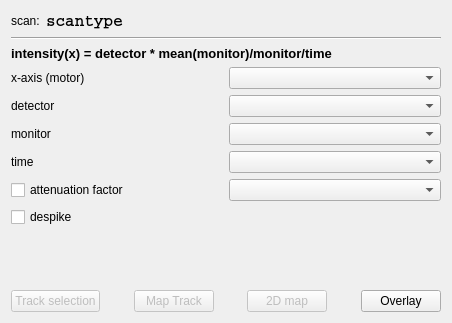
<?xml version="1.0" encoding="UTF-8"?>
<ui version="4.0">
 <class>Form</class>
 <widget class="QWidget" name="Form">
  <property name="geometry">
   <rect>
    <x>0</x>
    <y>0</y>
    <width>452</width>
    <height>323</height>
   </rect>
  </property>
  <property name="windowTitle">
   <string>Form</string>
  </property>
  <layout class="QGridLayout" name="gridLayout">
   <item row="0" column="0">
    <layout class="QVBoxLayout" name="verticalLayout">
     <item>
      <layout class="QHBoxLayout" name="horizontalLayout_16">
       <item>
        <widget class="QLabel" name="label_2">
         <property name="text">
          <string>scan:</string>
         </property>
        </widget>
       </item>
       <item>
        <widget class="QLabel" name="scantype">
         <property name="font">
          <font>
           <family>Courier</family>
           <pointsize>12</pointsize>
           <weight>75</weight>
           <bold>true</bold>
          </font>
         </property>
         <property name="text">
          <string>scantype</string>
         </property>
        </widget>
       </item>
       <item>
        <spacer name="horizontalSpacer_3">
         <property name="orientation">
          <enum>Qt::Horizontal</enum>
         </property>
         <property name="sizeHint" stdset="0">
          <size>
           <width>40</width>
           <height>20</height>
          </size>
         </property>
        </spacer>
       </item>
      </layout>
     </item>
     <item>
      <widget class="Line" name="line">
       <property name="orientation">
        <enum>Qt::Horizontal</enum>
       </property>
      </widget>
     </item>
     <item>
      <widget class="QLabel" name="label">
       <property name="font">
        <font>
         <pointsize>10</pointsize>
         <weight>75</weight>
         <bold>true</bold>
        </font>
       </property>
       <property name="text">
        <string>intensity(x) = detector * mean(monitor)/monitor/time</string>
       </property>
      </widget>
     </item>
     <item>
      <layout class="QHBoxLayout" name="horizontalLayout_2">
       <item>
        <widget class="QLabel" name="label_3">
         <property name="text">
          <string>x-axis (motor)</string>
         </property>
        </widget>
       </item>
       <item>
        <widget class="QComboBox" name="motorCB">
         <property name="sizePolicy">
          <sizepolicy hsizetype="Minimum" vsizetype="Fixed">
           <horstretch>0</horstretch>
           <verstretch>0</verstretch>
          </sizepolicy>
         </property>
        </widget>
       </item>
      </layout>
     </item>
     <item>
      <layout class="QHBoxLayout" name="horizontalLayout_3">
       <item>
        <widget class="QLabel" name="label_10">
         <property name="text">
          <string>detector</string>
         </property>
        </widget>
       </item>
       <item>
        <widget class="QComboBox" name="observableDetectorCB">
         <property name="sizePolicy">
          <sizepolicy hsizetype="Minimum" vsizetype="Fixed">
           <horstretch>0</horstretch>
           <verstretch>0</verstretch>
          </sizepolicy>
         </property>
        </widget>
       </item>
      </layout>
     </item>
     <item>
      <layout class="QHBoxLayout" name="horizontalLayout_4">
       <item>
        <widget class="QLabel" name="label_11">
         <property name="text">
          <string>monitor</string>
         </property>
        </widget>
       </item>
       <item>
        <widget class="QComboBox" name="observableMonitorCB">
         <property name="sizePolicy">
          <sizepolicy hsizetype="Preferred" vsizetype="Minimum">
           <horstretch>0</horstretch>
           <verstretch>0</verstretch>
          </sizepolicy>
         </property>
        </widget>
       </item>
      </layout>
     </item>
     <item>
      <layout class="QHBoxLayout" name="horizontalLayout_6">
       <item>
        <widget class="QLabel" name="label_13">
         <property name="text">
          <string>time</string>
         </property>
        </widget>
       </item>
       <item>
        <widget class="QComboBox" name="observableTimeCB">
         <property name="sizePolicy">
          <sizepolicy hsizetype="Preferred" vsizetype="Minimum">
           <horstretch>0</horstretch>
           <verstretch>0</verstretch>
          </sizepolicy>
         </property>
        </widget>
       </item>
      </layout>
     </item>
     <item>
      <layout class="QHBoxLayout" name="horizontalLayout_5">
       <item>
        <widget class="QCheckBox" name="observableAttFaccheck">
         <property name="text">
          <string>attenuation factor</string>
         </property>
        </widget>
       </item>
       <item>
        <widget class="QComboBox" name="observableAttFacCB">
         <property name="sizePolicy">
          <sizepolicy hsizetype="Preferred" vsizetype="Minimum">
           <horstretch>0</horstretch>
           <verstretch>0</verstretch>
          </sizepolicy>
         </property>
        </widget>
       </item>
      </layout>
     </item>
     <item>
      <widget class="QCheckBox" name="despikeCheckBox">
       <property name="text">
        <string>despike</string>
       </property>
       <property name="tristate">
        <bool>false</bool>
       </property>
      </widget>
     </item>
     <item>
      <spacer name="verticalSpacer">
       <property name="orientation">
        <enum>Qt::Vertical</enum>
       </property>
       <property name="sizeHint" stdset="0">
        <size>
         <width>20</width>
         <height>40</height>
        </size>
       </property>
      </spacer>
     </item>
     <item>
      <layout class="QHBoxLayout" name="horizontalLayout">
       <item>
        <widget class="QPushButton" name="trackData">
         <property name="enabled">
          <bool>false</bool>
         </property>
         <property name="text">
          <string>Track selection</string>
         </property>
        </widget>
       </item>
       <item>
        <spacer name="horizontalSpacer_6">
         <property name="orientation">
          <enum>Qt::Horizontal</enum>
         </property>
         <property name="sizeHint" stdset="0">
          <size>
           <width>40</width>
           <height>20</height>
          </size>
         </property>
        </spacer>
       </item>
       <item>
        <widget class="QPushButton" name="maptracks">
         <property name="enabled">
          <bool>false</bool>
         </property>
         <property name="text">
          <string>Map Track</string>
         </property>
        </widget>
       </item>
       <item>
        <spacer name="horizontalSpacer">
         <property name="orientation">
          <enum>Qt::Horizontal</enum>
         </property>
         <property name="sizeHint" stdset="0">
          <size>
           <width>40</width>
           <height>20</height>
          </size>
         </property>
        </spacer>
       </item>
       <item>
        <widget class="QPushButton" name="showScanProfile">
         <property name="enabled">
          <bool>false</bool>
         </property>
         <property name="text">
          <string>2D map</string>
         </property>
        </widget>
       </item>
       <item>
        <spacer name="horizontalSpacer_5">
         <property name="orientation">
          <enum>Qt::Horizontal</enum>
         </property>
         <property name="sizeHint" stdset="0">
          <size>
           <width>40</width>
           <height>20</height>
          </size>
         </property>
        </spacer>
       </item>
       <item>
        <widget class="QPushButton" name="overlayBtn">
         <property name="text">
          <string>Overlay</string>
         </property>
        </widget>
       </item>
      </layout>
     </item>
    </layout>
   </item>
  </layout>
 </widget>
 <resources/>
 <connections/>
</ui>
